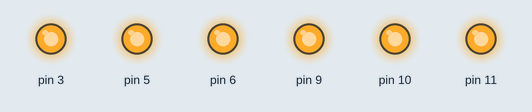
A sketch run on a simulated Arduino Uno, built with avr-gcc and run on an emulated ATmega328P. Shown: output pins drawn as LEDs (lit = HIGH). Random numbers use the default seed unless the sketch sets one.

Above: at 0.1 s.
At 2.48 s:
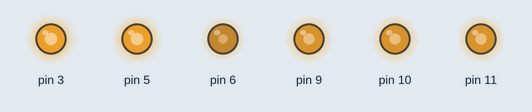
At 4.29 s:
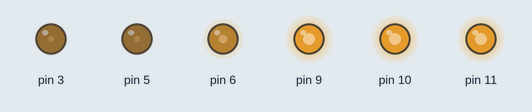
At 8.82 s:
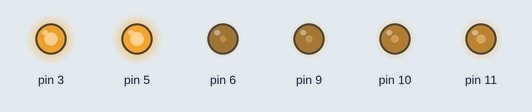
At 13.35 s:
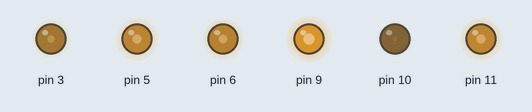
At 18.19 s:
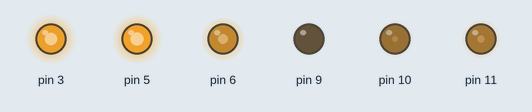
Timing chart, 0 to 18.3 s (numbered marks = the images above):
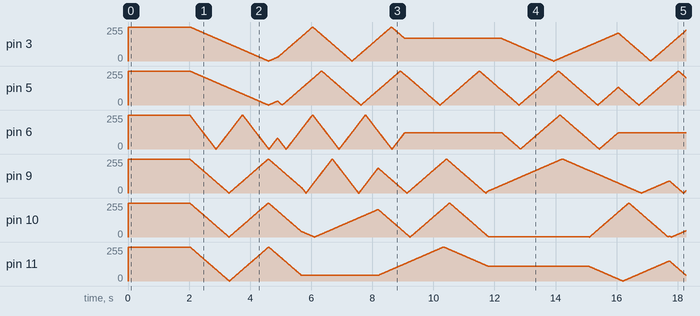

The sketch:

glow.ino
```cpp
class Glow {
private:
	byte pinR;
	byte pinG;
	byte pinB;
	int16_t values[3];
	int16_t deltas[3];
	long previousChange;
  word duration;

public:
	Glow(byte pinR, byte pinG, byte pinB) : pinR(pinR), pinG(pinG), pinB(pinB), previousChange(0), duration(2000) {
		values[0] = 255;
		values[1] = 255;
		values[2] = 255;
	}

	void begin() {
		pinMode(pinR, OUTPUT);
		pinMode(pinG, OUTPUT);
		pinMode(pinB, OUTPUT);
	}

	void tick() {
		analogWrite(pinR, values[0]);
		analogWrite(pinG, values[1]);
		analogWrite(pinB, values[2]);

		if (millis() - previousChange > duration) {
			for (byte i = 0; i < 3; ++i) {
				deltas[i] = random(0, 6) - 3;
			}
			duration = random(2000, 5000);
			previousChange = millis();
		}
		else {
			for (byte i = 0; i < 3; ++i) {
				values[i] += deltas[i];
				if (values[i] < 0 || values[i] > 255) {
					values[i] = constrain(values[i], 0, 255);
					deltas[i] = -deltas[i];
				}
			}
		}
	}
};

Glow glow1(9, 10, 11);
Glow glow2(3, 5, 6);

void setup() {
	glow1.begin();
	glow2.begin();
}

void loop() {
	glow1.tick();
	glow2.tick();
	delay(10);
}
```
